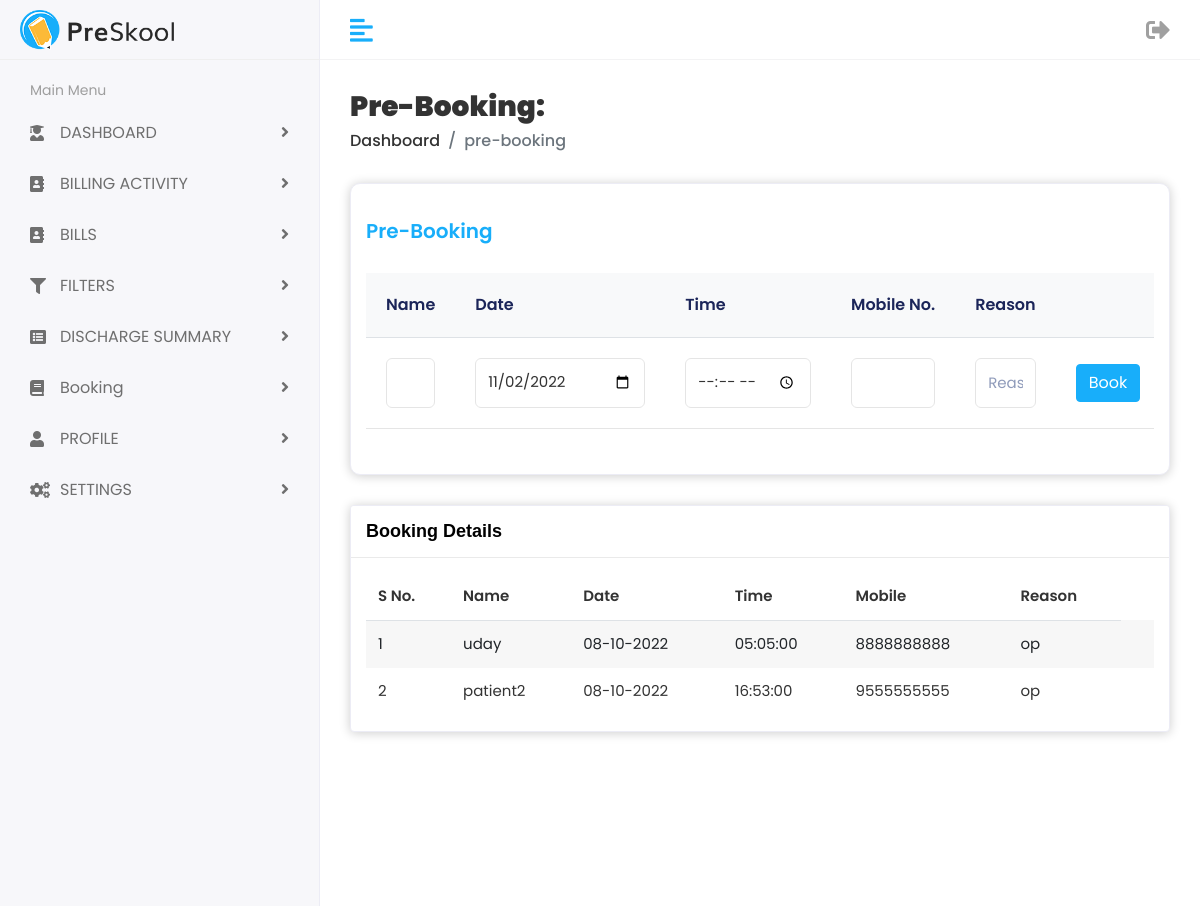
Screenshot of /prebooking.php with the database file from the repository.
### tables this page shows
CREATE TABLE `prebooking` (
  `Name` varchar(100) NOT NULL,
  `Date` date NOT NULL,
  `time` time NOT NULL,
  `Mobile` varchar(10) NOT NULL,
  `Reason` varchar(200) NOT NULL
);

### prebooking.php (the view, shortened to what this page needs)
<?php
include 'connect.php';
$e = strval(date('Ymd'));
$d  = substr($e,0,4).'-'.substr($e,4,2).'-'.substr($e,6,2);
?>
<!DOCTYPE html>
<html lang="en">
    <head>
        <link rel="stylesheet" href="assets/plugins/bootstrap/css/bootstrap.min.css">
		<link rel="stylesheet" href="assets/plugins/fontawesome/css/fontawesome.min.css">
		<link rel="stylesheet" href="assets/plugins/fontawesome/css/all.min.css">
		<link rel="stylesheet" href="assets/plugins/icons/feather/feather.css">
		<link rel="stylesheet" href="assets/plugins/select2/css/select2.min.css">
		<link rel="stylesheet" href="assets/css/bootstrap-datetimepicker.min.css">
		<link rel="stylesheet" href="assets/css/style.css">
	</head>
	<body>
	<div class="main-wrapper">
        <?php include 'menu.php'; ?>
        <div class="page-wrapper">
            <div class="content container-fluid">
				<div class="page-header">
				<div class="row">
					<div class="col">
						<h3 class="page-title"><b>Pre-Booking:</b></h3>
						<ul class="breadcrumb">
							<li class="breadcrumb-item"><a href="dashboard.php">Dashboard</a></li>
							<li class="breadcrumb-item active">pre-booking</li>
						</ul>
					</div>
				</div>
			</div>
					<div class="row">
						<div class="col-md-12">
							<div class="card invoices-add-card">
								<div class="card-body">
									<form class="invoices-form" method="post">
										<div class="invoice-add-table">
											<h4>Pre-Booking</h4>
											<div class="table-responsive">
												<table class="table table-center add-table-items">
													<thead>
														<tr>
															<th>Name</th>
															<th>Date</th>
															<th>Time</th>
															<th>Mobile No.</th>
															<th>Reason</th>
															<th></th>
													    </tr>
													</thead>
													<tbody>
														<tr class="add-row">
                                                            <td>
                                                            <input type="text" name="name" id="name" class="form-control">
                                                            </td>
                                                            <td>
																<input type="date" value="<?php echo $d;?>"  name="dat" id="dat" class="form-control">
															</td>
															<td>
																<input type="time"  name="time" placeholder = "time" id="time" class="form-control">
															</td>
															<td>
															<input type="text" pattern="[6-9]{1}[0-9]{9}" maxlength=10 name="mobile" class="form-control"required>
															</td>
															<td>
																<input type="text"  name="reason" placeholder = "Reason" id="Reason" class="form-control">
															</td>
															<td>
																<button type="submit" name="ouadd" class="btn btn-primary">Book</button>
                                                            </td>
														</tr>
													</tbody>
												</table>
											</div>
										</div>
									</form>
								</div>
							</div>
						</div>
					</div>
					<div class="card">
								<div class="card-header">
									<h5 class="card-title">Booking Details</h5>
								</div>
								<div class="card-body">
									<div class="table-responsive">
										<table class="table table-striped mb-0">
											<thead>
												<tr>
													<th>S No.</th>
													<th>Name</th>
													<th>Date</th>
													<th>Time</th>
													<th>Mobile</th>
													<th>Reason</th>
												</tr>
											</thead>
											<tbody>
												<?php
													if(true)
													{
														$query="SELECT `Name`, `Date`, `time`,`Mobile`, `Reason` FROM `prebooking` order by `time`";
														$gen=mysqli_query($con,$query);
														$i = 0;
														foreach($gen as $data)
														{
															$newDate = date("d-m-Y", strtotime($data['Date']));
															echo
															'<tr><td>'.++$i.'</td>
															<td>'.$data['Name'].'</td>
															<td>'.$newDate.'</td>
															<td>'.$data['time'].'</td>
															<td>'.$data['Mobile'].'</td>
															<td>'.$data['Reason'].'</td>
															<td></tr>';
														}
													}
												?>
											</tbody>
										</table>
									</div>
								</div>
							</div>
						</div>
				</div>
			</div>
	</body>
</html>

### rows the page displays
prebooking: Name "uday", Date "08-10-2022", time "05:05:00", Mobile "8888888888", Reason "op"
prebooking: Name "patient2", Date "08-10-2022", time "16:53:00", Mobile "9555555555", Reason "op"
